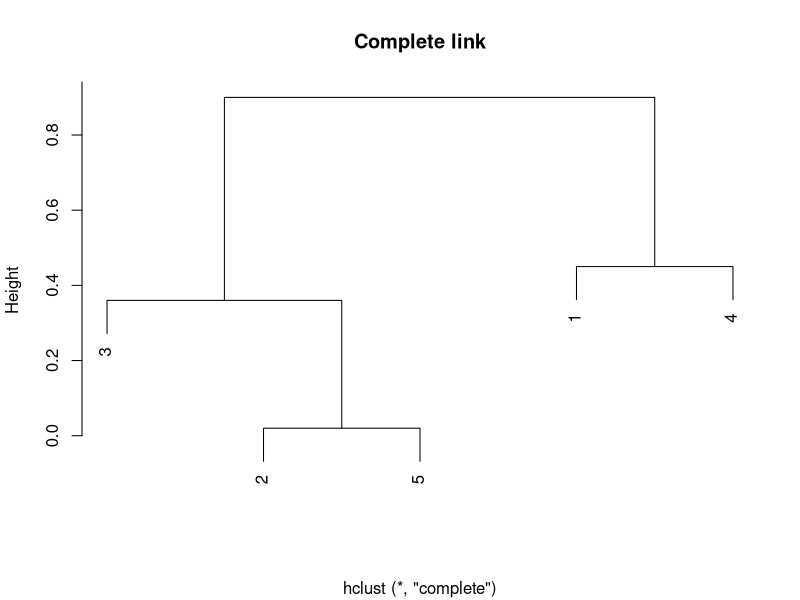

Here is the R script that generated this plot:
data = matrix(c(1.00,0.10,0.41,0.55,0.35,0.10,1.00,0.64,0.47,0.98,0.41,0.64,1.00,0.44,0.85,0.55,0.47,0.44,1.00,0.76,0.35,0.98,0.85,0.76,1.00), ncol = 5)
data = 1 - data
data = as.dist(data)
sh = hclust(data)
plot(sh, main = "Complete link", xlab = "")
